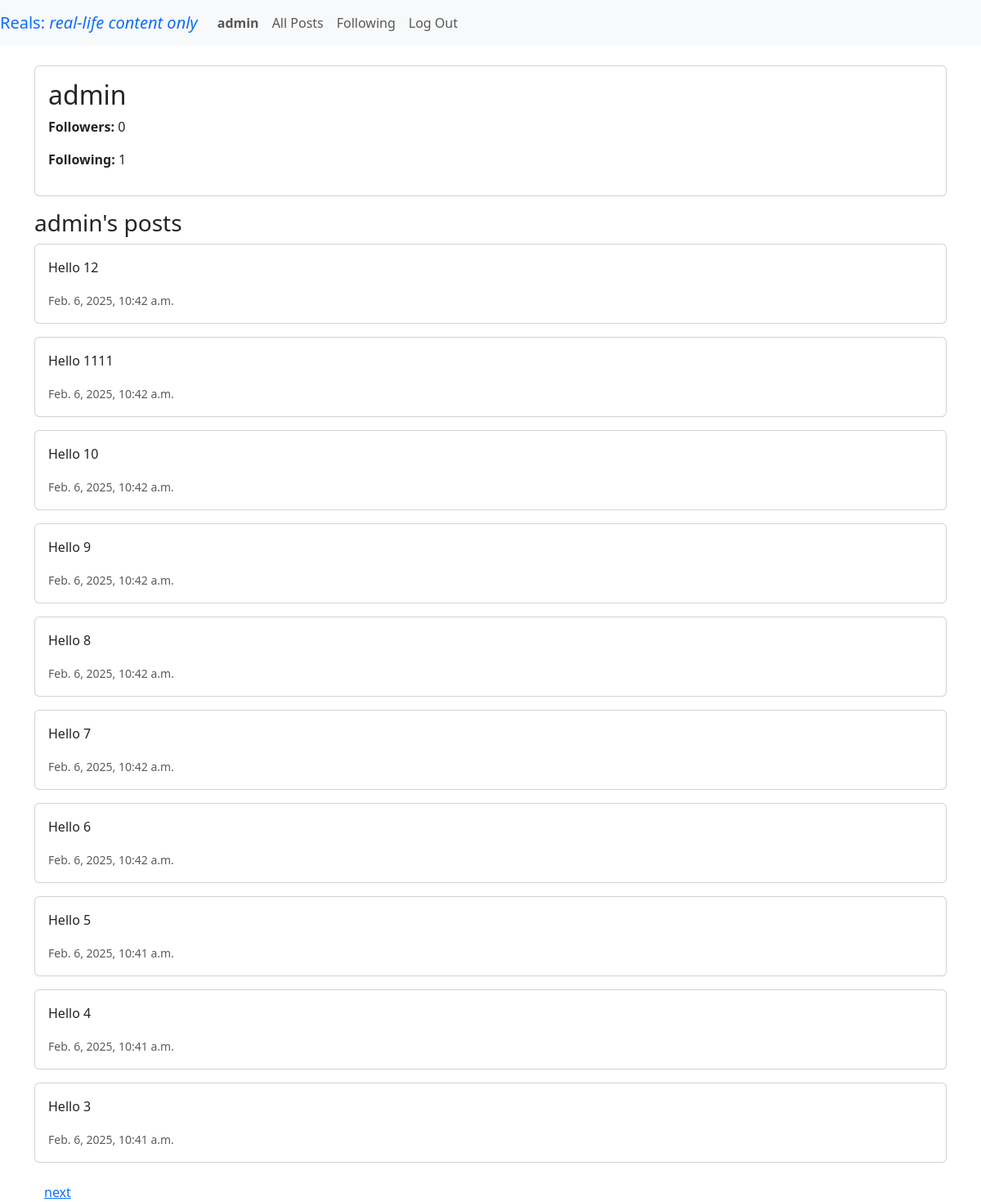
Page /profile/1/ (signed in) on the earlier database version.
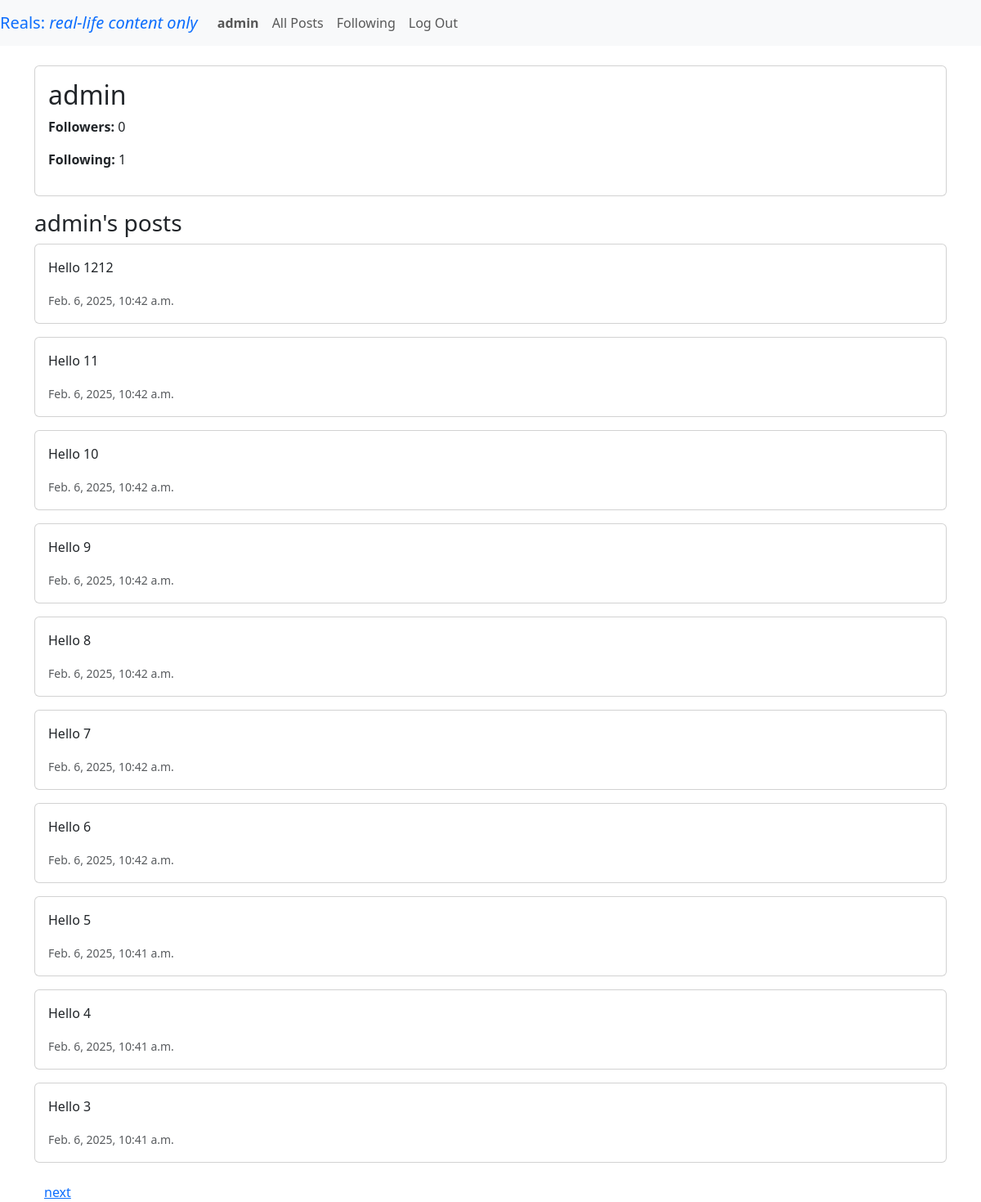
Same page on the later database version.
### network/models.py (models this page shows, shortened)
class Post(models.Model):
    user = models.ForeignKey(User, on_delete=models.CASCADE, related_name="posts")
    content = models.TextField(max_length=1000)
    timestamp = models.DateTimeField(auto_now_add=True)
    likes = models.ManyToManyField(User, blank=True, related_name="liked_posts")
    active = models.BooleanField(default=True) # the admin can block users
    class Meta:
        ordering = ['-timestamp']

### network/views.py (the view)
# urls.py: path('profile/<int:user_id>/', views.profile, name='profile'),
@login_required
def profile(request, user_id):
    user = get_object_or_404(User, id=user_id)
    posts = Post.objects.filter(user=user)
    paginator = Paginator(posts, 10)  # display 10 posts at a time
    page_number = request.GET.get('page')
    page_obj = paginator.get_page(page_number)
    return render(request, 'network/profile.html', {'profile_user':user, 'page_obj': page_obj})

### network/templates/network/profile.html (shortened to what this page needs)
{% extends "network/layout.html" %}
{% block body %}
    <div class="container mt-4">
        <div class="card mb-3">
            <div class="card-body">
                <h2>{{ profile_user.username }}</h2>
                <p><strong>Followers:</strong> {{ profile_user.followers.count }}</p>
                <p><strong>Following:</strong> {{ profile_user.followed_accounts.count }}</p>
            </div>
        </div>
        <h3>{{ profile_user.username }}'s posts</h3>
        {% for post in page_obj %}
            <div class="card mb-3">
                <div class="card-body">
                    <p>{{ post.content }}</p>
                    <small class="text-muted">{{ post.timestamp }}</small>
                </div>
            </div>
        {% empty %}
            <p>No posts yet.</p>
        {% endfor %}
        <div class="container mt-4">
            <div class="d-flex justify-content-between">
                {% if page_obj.has_next %}
                <a href="?page={{ page_obj.next_page_number }}">next</a>
                {% endif %}
            </div>
        </div>
    </div>
{% endblock %}

Differences in the rows shown:
changed Post: content "Hello 12" → "Hello 1212"
changed Post: content "Hello 1111" → "Hello 11"
